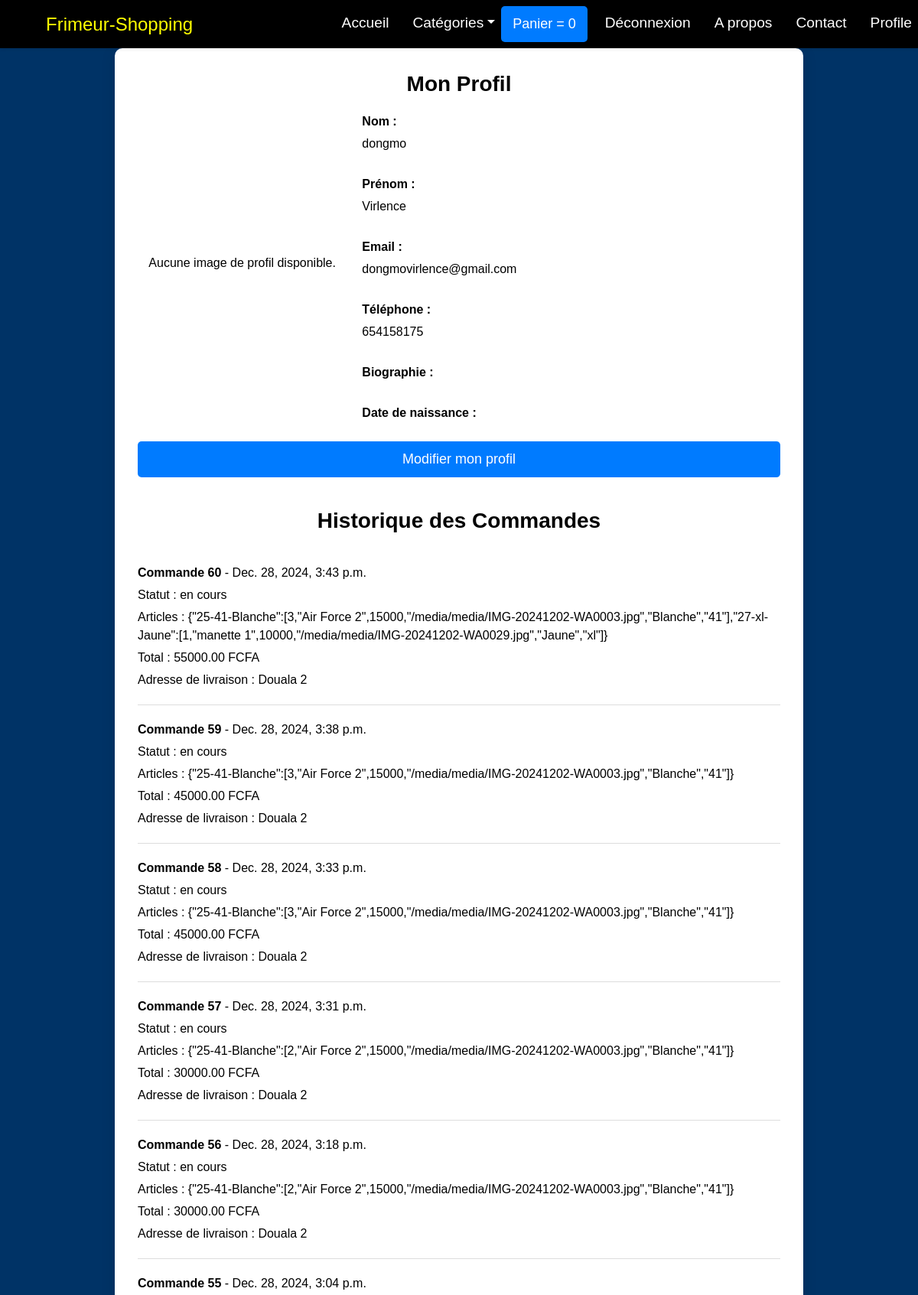
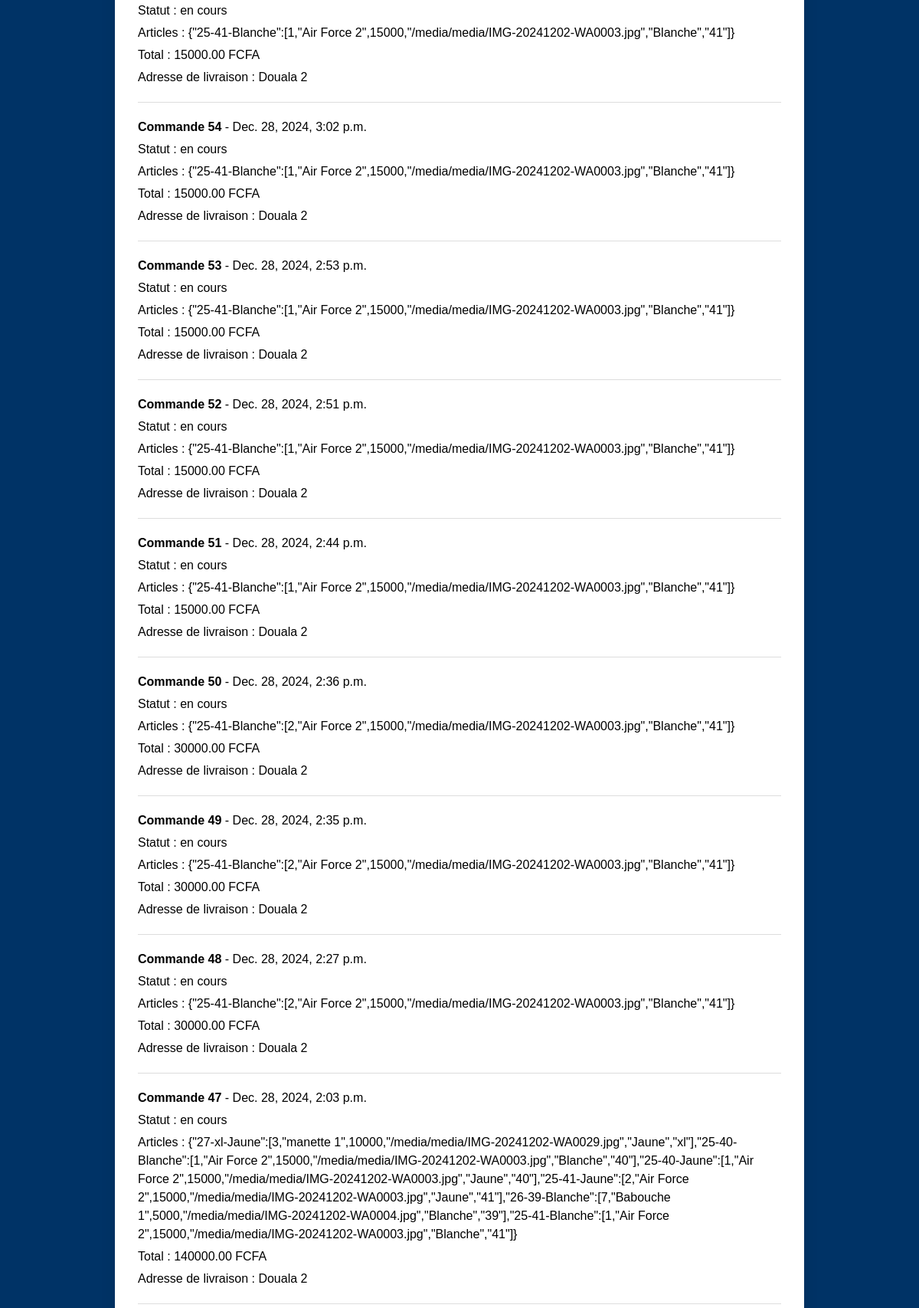
The app's page /Authentification_du_systeme/profile/ (signed in, upper part) with its own data (2 pictures, top to bottom).
### Authentification_du_systeme/models.py (models this page shows, shortened)
class CustomUser(AbstractBaseUser, PermissionsMixin):
    email = models.EmailField(unique=True)
    nom = models.CharField(max_length=30)
    prenom = models.CharField(max_length=30)
    telephone = models.CharField(max_length=15)
    is_active = models.BooleanField(default=True)
    is_staff = models.BooleanField(default=False)
    is_superuser = models.BooleanField(default=False)
    objects = CustomUserManager()
    USERNAME_FIELD = 'email'
    REQUIRED_FIELDS = ['nom', 'prenom', 'telephone']

### shop/models.py (models this page shows, shortened)
class Commande(models.Model) :
    STATUS_CHOICES = (
        ('en cours', 'En cours'),
        ('complétée', 'Complétée')
    )
    items = models.CharField(max_length=300)
    total = models.CharField(max_length=300)
    nom = models.CharField(max_length=300)
    email = models.EmailField()
    adresseDeLivraison = models.CharField(max_length=200)
    ville = models.CharField(max_length=200)
    pays = models.CharField(max_length=300)
    date_commande = models.DateTimeField(auto_now=True)
    tel = models.BigIntegerField()
    status = models.CharField(default='en cours', max_length=30)
    user_id = models.ForeignKey(CustomUser, on_delete=models.CASCADE,related_name="commande")
    class Meta :
        ordering = ['-date_commande']

### Authentification_du_systeme/views.py (the view)
# urls.py: path('profile/', views.profile_view, name='profile'),
@login_required(login_url='login_view')
def profile_view(request):
    try:
        profile = request.user.profile
    except Profile.DoesNotExist:
        profile = None
    context = {
        'profile': profile,
        'commandes': Commande.objects.filter(email=request.user.email),
    }
    return render(request, 'profile/profile.html', context)

### Authentification_du_systeme/templates/profile/profile.html (shortened to what this page needs)
{% extends "shop/base.html" %}
{% load static %}
{% block content %}
    <div class="container profile">
        <h1>Mon Profil</h1>
        <div class="profile-header">
            <div class="profile-image">
                {% if profile.profile_image %}
                    <img src="{{ profile.profile_image.url }}" alt="Image de profil">
                {% else %}
                    <p>Aucune image de profil disponible.</p>
                {% endif %}
            </div>
            <div class="profile-info">
                <label for="nom">Nom :</label>
                <p id="nom">{{ request.user.nom }}</p>
                <br>
                <label for="prenom">Prénom :</label>
                <p id="prenom">{{ request.user.prenom }}</p>
                <br>
                <label for="email">Email :</label>
                <p id="email">{{ request.user.email }}</p>
                <br>
                <label for="telephone">Téléphone :</label>
                <p id="telephone">{{ request.user.telephone }}</p>
                <br>
                <label for="bio">Biographie :</label>
                <br>
                <label for="birthday">Date de naissance :</label>
            </div>
        </div>
        <div style="text-align: center; margin-top: 20px;">
            <a href="{% url 'edit_profile' %}" class="btn">Modifier mon profil</a>
        </div>
        <div class="order-history">
            <h1>Historique des Commandes</h1>
            {% if commandes %}
                {% for commande in commandes %}
                <div class="order">
                    <p><strong>Commande {{ commande.id }}</strong> - {{ commande.date_commande }}</p>
                    <p>Statut : {{ commande.status }}</p>
                    <p>Articles : {{ commande.items }}</p>
                    <p>Total : {{ commande.total }}</p>
                    <p>Adresse de livraison : {{ commande.adresseDeLivraison }}</p>
                </div>
                {% endfor %}
            {% else %}
                <p style="text-align: center;">Vous n'avez encore initialisé aucune commande.</p>
            {% endif %}
        </div>
    </div>
{% endblock %}

### static/css/baseStyle.css (style rules this page uses)
body { font-family: 'Arial', sans-serif; margin: 0; padding: 0; background-color: #003366; color: white; }
label { display: block; margin-bottom: 5px; color: white; }
.btn { width: 100%; padding: 0.5vw; font-size: 1.5vw; }

### Authentification_du_systeme/templates/profile/profile.html (style rules this page uses)
.profile { max-width: 900px; margin: auto; background-color: #ffffff; padding: 30px; border-radius: 10px; box-shadow: 0 4px 20px rgba(0, 0, 0, 0.1); color: black; }
h1 { font-size: 28px; margin-bottom: 20px; text-align: center; font-weight: bold; }
.profile-header { display: flex; align-items: center; justify-content: space-between; }
.profile-image { flex: 1; text-align: center; }
.profile-info { flex: 2; margin-left: 20px; }
.profile-info label { font-weight: bold; color: black; }
.profile-info p { margin: 5px 0; }
.order-history { margin-top: 40px; }
.order { border-bottom: 1px solid #ddd; padding: 15px 0; }
.order p { margin: 5px 0; }
.btn { background-color: #007bff; color: white; border: none; padding: 10px 15px; border-radius: 5px; cursor: pointer; transition: background-color 0.3s; }

### records on screen
CustomUser: user.nom "dongmo", user.prenom "Virlence", user.email "dongmovirlence@gmail.com", user.telephone "654158175"
Commande: id "60", date_commande "Dec. 28, 2024, 3:43 p.m.", status "en cours", items "{\"25-41-Blanche\":[3,\"Air Force 2\",15000,\"/media/media/IMG-20241202-WA0003.jpg\",\"Blanche\",\"41\"],\"27-xl-Jaune\":[1,\"manette 1\",10000,\"/media/media/IMG-20241202-WA0029.jpg\",\"Jaune\",\"xl\"]}", total "55000.00 FCFA", adresseDeLivraison "Douala 2"
Commande: id "59", date_commande "Dec. 28, 2024, 3:38 p.m.", status "en cours", items "{\"25-41-Blanche\":[3,\"Air Force 2\",15000,\"/media/media/IMG-20241202-WA0003.jpg\",\"Blanche\",\"41\"]}", total "45000.00 FCFA", adresseDeLivraison "Douala 2"
Commande: id "58", date_commande "Dec. 28, 2024, 3:33 p.m.", status "en cours", items "{\"25-41-Blanche\":[3,\"Air Force 2\",15000,\"/media/media/IMG-20241202-WA0003.jpg\",\"Blanche\",\"41\"]}", total "45000.00 FCFA", adresseDeLivraison "Douala 2"
Commande: id "57", date_commande "Dec. 28, 2024, 3:31 p.m.", status "en cours", items "{\"25-41-Blanche\":[2,\"Air Force 2\",15000,\"/media/media/IMG-20241202-WA0003.jpg\",\"Blanche\",\"41\"]}", total "30000.00 FCFA", adresseDeLivraison "Douala 2"
Commande: id "56", date_commande "Dec. 28, 2024, 3:18 p.m.", status "en cours", items "{\"25-41-Blanche\":[2,\"Air Force 2\",15000,\"/media/media/IMG-20241202-WA0003.jpg\",\"Blanche\",\"41\"]}", total "30000.00 FCFA", adresseDeLivraison "Douala 2"
Commande: id "55", date_commande "Dec. 28, 2024, 3:04 p.m.", status "en cours", items "{\"25-41-Blanche\":[1,\"Air Force 2\",15000,\"/media/media/IMG-20241202-WA0003.jpg\",\"Blanche\",\"41\"]}", total "15000.00 FCFA", adresseDeLivraison "Douala 2"
Commande: id "54", date_commande "Dec. 28, 2024, 3:02 p.m.", status "en cours", items "{\"25-41-Blanche\":[1,\"Air Force 2\",15000,\"/media/media/IMG-20241202-WA0003.jpg\",\"Blanche\",\"41\"]}", total "15000.00 FCFA", adresseDeLivraison "Douala 2"
Commande: id "53", date_commande "Dec. 28, 2024, 2:53 p.m.", status "en cours", items "{\"25-41-Blanche\":[1,\"Air Force 2\",15000,\"/media/media/IMG-20241202-WA0003.jpg\",\"Blanche\",\"41\"]}", total "15000.00 FCFA", adresseDeLivraison "Douala 2"
Commande: id "52", date_commande "Dec. 28, 2024, 2:51 p.m.", status "en cours", items "{\"25-41-Blanche\":[1,\"Air Force 2\",15000,\"/media/media/IMG-20241202-WA0003.jpg\",\"Blanche\",\"41\"]}", total "15000.00 FCFA", adresseDeLivraison "Douala 2"
Commande: id "51", date_commande "Dec. 28, 2024, 2:44 p.m.", status "en cours", items "{\"25-41-Blanche\":[1,\"Air Force 2\",15000,\"/media/media/IMG-20241202-WA0003.jpg\",\"Blanche\",\"41\"]}", total "15000.00 FCFA", adresseDeLivraison "Douala 2"
Commande: id "50", date_commande "Dec. 28, 2024, 2:36 p.m.", status "en cours", items "{\"25-41-Blanche\":[2,\"Air Force 2\",15000,\"/media/media/IMG-20241202-WA0003.jpg\",\"Blanche\",\"41\"]}", total "30000.00 FCFA", adresseDeLivraison "Douala 2"
Commande: id "49", date_commande "Dec. 28, 2024, 2:35 p.m.", status "en cours", items "{\"25-41-Blanche\":[2,\"Air Force 2\",15000,\"/media/media/IMG-20241202-WA0003.jpg\",\"Blanche\",\"41\"]}", total "30000.00 FCFA", adresseDeLivraison "Douala 2"
Commande: id "48", date_commande "Dec. 28, 2024, 2:27 p.m.", status "en cours", items "{\"25-41-Blanche\":[2,\"Air Force 2\",15000,\"/media/media/IMG-20241202-WA0003.jpg\",\"Blanche\",\"41\"]}", total "30000.00 FCFA", adresseDeLivraison "Douala 2"
Commande: id "47", date_commande "Dec. 28, 2024, 2:03 p.m.", status "en cours", items "{\"27-xl-Jaune\":[3,\"manette 1\",10000,\"/media/media/IMG-20241202-WA0029.jpg\",\"Jaune\",\"xl\"],\"25-40-Blanche\":[1,\"Air Force 2\",15000,\"/media/media/IMG-20241202-WA0003.jpg\",\"Blanche\",\"40\"],\"25-40-Jaune\":[1,\"Air Force 2\",15000,\"/media/media/IMG-20241202-WA0003.jpg\",\"Jaune\",\"40\"],\"25-41-Jaune\":[2,\"Air Force 2\",15000,\"/media/media/IMG-20241202-WA0003.jpg\",\"Jaune\",\"41\"],\"26-39-Blanche\":[7,\"Babouche 1\",5000,\"/media/media/IMG-20241202-WA0004.jpg\",\"Blanche\",\"39\"],\"25-41-Blanche\":[1,\"Air Force 2\",15000,\"/media/media/IMG-20241202-WA0003.jpg\",\"Blanche\",\"41\"]}", total "140000.00 FCFA", adresseDeLivraison "Douala 2"
